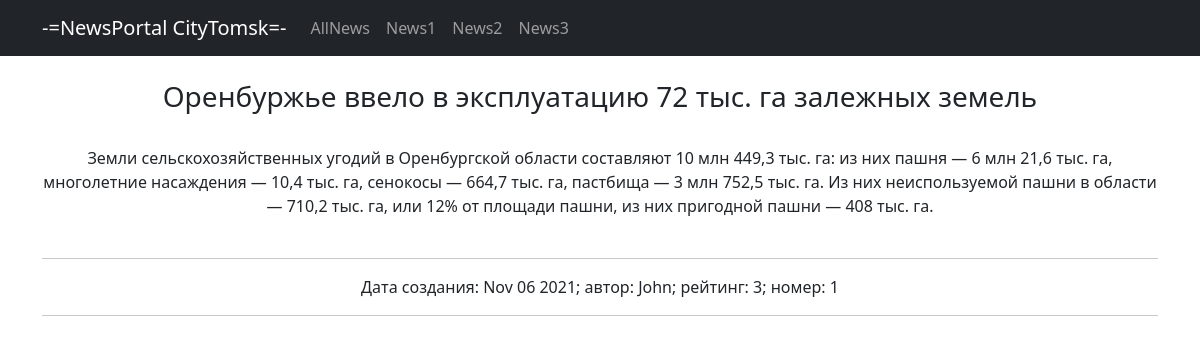
Screenshot of /news/1 with the database file from the repository.
### newapp/models.py (models this page shows, shortened)
class Post(models.Model):
    author = models.ForeignKey(Author, on_delete=models.CASCADE)
    NEWS = 'NW'
    ARTICLE = 'AR'
    CATEGORY_CHOICES = (
        (NEWS, 'Новость'),
        (ARTICLE, 'Статья'),
    )
    categoryType = models.CharField(max_length=2, choices=CATEGORY_CHOICES, default=ARTICLE)
    dateCreation = models.DateTimeField(auto_now_add=True)
    postCategory = models.ManyToManyField(Category, through='postCategory')
    title = models.CharField(max_length=128)
    text = models.TextField()
    rating = models.SmallIntegerField(default=0)
    def __str__(self):
        return f'{self.title}'

class Author(models.Model):
    authorUser = models.OneToOneField(User, on_delete=models.CASCADE)
    ratingAuthor = models.SmallIntegerField(default=0)
    def __str__(self):
        return f'{self.authorUser}'

### newapp/views.py (the view)
# urls.py: path('<int:pk>', PostsDetail.as_view()),  # pk — это первичный ключ товара, который будет выводиться
class PostsDetail(DetailView):
    model = Post  # модель всё та же, но мы хотим получать детали конкретно отдельного товара
    template_name = 'post.html'  # название шаблона будет product.html
    context_object_name = 'post'  # название объекта

### newapp/templatetags/custom_filters.py (called while the page is built)
@register.filter(name='Censor')
def Censor(value, arg):
    value = value.replace("жесть", "ЗДОРОВО")
    value = value.replace("афигенно", "ЗДОРОВО")
    value = value.replace("круто", "ЗДОРОВО")
    return value

### newapp/templates/post.html (shortened to what this page needs)
{% extends 'flatpages/default.html' %}
{% load custom_filters %}
{% block content %}
<br>
<h3>{{ post }}</h3>
<br>
{{ post.text | Censor:"" }}
<br>
<br>
<hr>
Дата создания: {{ post.dateCreation | date:'M d Y' }}; автор: {{ post.author }}; рейтинг: {{ post.rating }}; номер: {{ post.id }}
<br>
<hr>
{% endblock content %}

### rows the page displays
Post: title "Оренбуржье ввело в эксплуатацию 72 тыс. га залежных земель", text|Censor "Земли сельскохозяйственных угодий в Оренбургской области составляют 10 млн 449,3 тыс. га: из них пашня — 6 млн 21,6 тыс. га, многолетние насаждения — 10,4 тыс. га, сенокосы — 664,7 тыс. га, пастбища — 3 млн 752,5 тыс. га. Из них неиспользуемой пашни в области — 710,2 тыс. га, или 12% от площади пашни, из них пригодной пашни — 408 тыс. га.", dateCreation "Nov 06 2021", author "John", rating "3", id "1"
